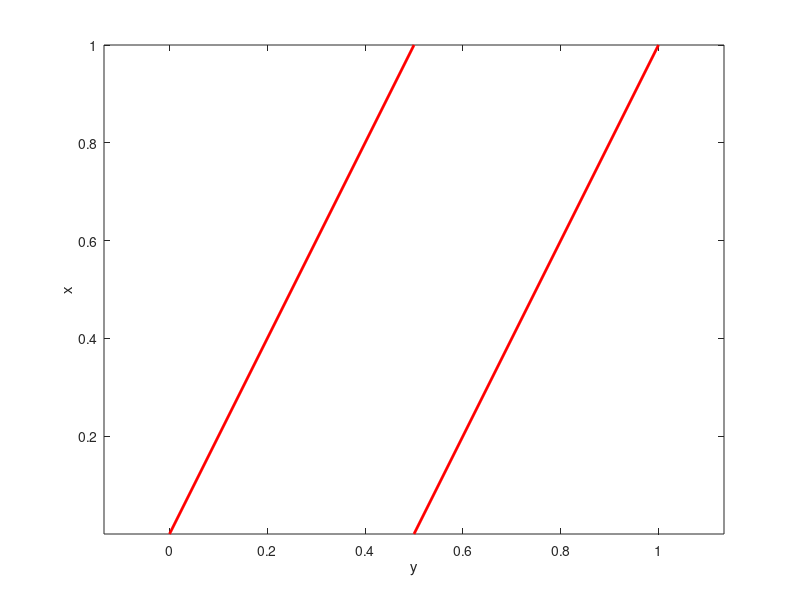

Write MATLAB code to recreate this figure.
clear all; close all; clc;

plot([0,1/2],[0,1],'r','LineWidth',2); hold on;
plot([1/2,1],[0,1],'r','LineWidth',2); hold off;
axis equal tight;
xlabel('y');
ylabel('x');

